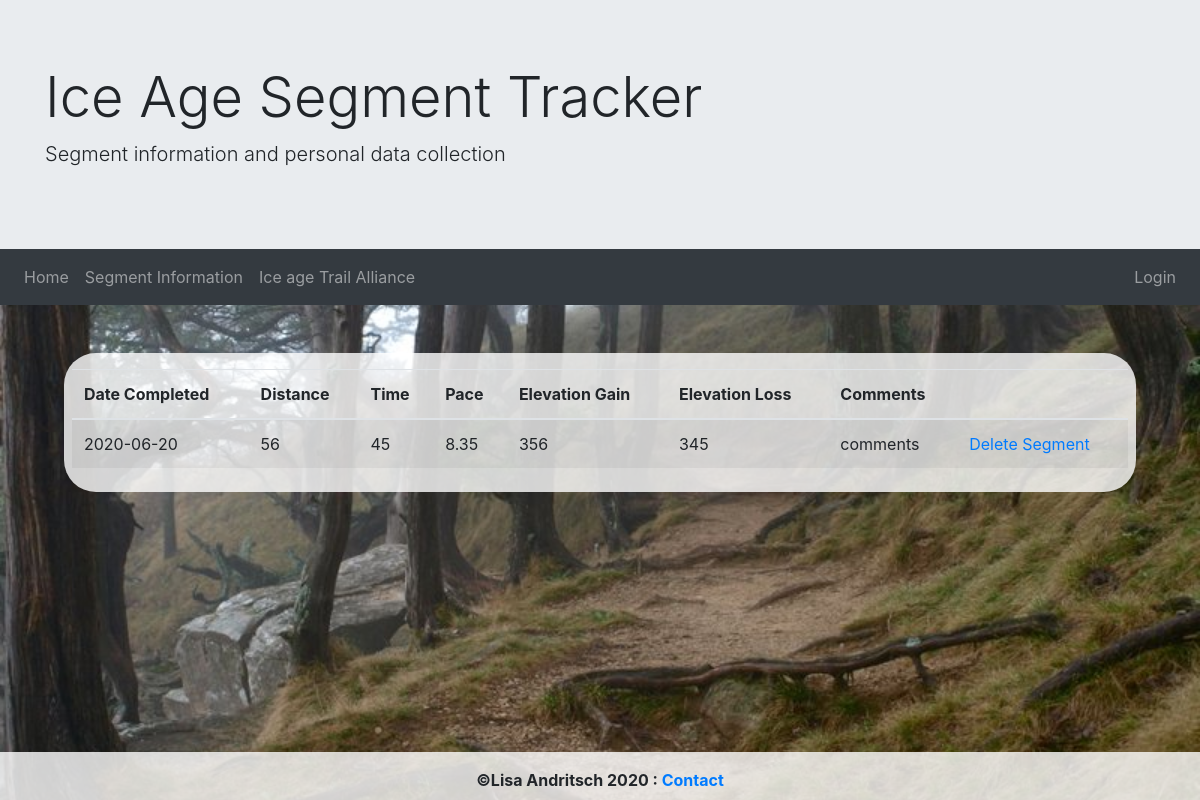
Page /completedSegment.php?completedId=3 on the committed database.
### tables this page shows
CREATE TABLE `usersegments` (
  `completedID` int NOT NULL AUTO_INCREMENT,
  `userID` int NOT NULL,
  `segmentID` int NOT NULL,
  `DateCompleted` date NOT NULL,
  `distance` int DEFAULT NULL,
  `time` int DEFAULT NULL,
  `Pace` double DEFAULT NULL,
  `elevationGain` int DEFAULT NULL,
  `elevationLoss` int DEFAULT NULL,
  `comments` varchar(250) DEFAULT NULL,
  PRIMARY KEY (`completedID`),
  KEY `segment` (`userID`,`segmentID`),
  KEY `segmentFK` (`segmentID`),
  CONSTRAINT `segmentFK` FOREIGN KEY (`segmentID`) REFERENCES `segmentinfo` (`ID`) ON DELETE CASCADE ON UPDATE CASCADE,
  CONSTRAINT `userFK` FOREIGN KEY (`userID`) REFERENCES `userinfo` (`ID`) ON DELETE CASCADE ON UPDATE CASCADE
);

### Views/MySegmentView.php (the view, shortened to what this page needs)
<?php
    function getCompletedSegment($segmentId) {
        $dbc = mysqli_connect('localhost', 'lisa', 'bacon', 'iceage');
        $segmentQuery = "SELECT * FROM usersegments WHERE completedID = $segmentId";
        $result = $dbc->query($segmentQuery)
                or die(mysqli_error($dbc));
        $tableInfo = '';
        while ($row = mysqli_fetch_array($result)) {
            $tableInfo .= "<tr><td>".$row[3]."</td><td>".$row[4]."</td><td>".$row[5]."</td><td>".$row[6]."</td><td>".$row[7]."</td><td>".$row[8]."</td><td>".$row[9]."</td><td><a href='deleteSegment.php?segmentId=".$segmentId."'>Delete Segment</a></td></tr>";
        }
        return $tableInfo;
    }
?>

### styles.css (style rules this page uses)
body { background-image: url(images/IATCover.jpeg); background-size: cover; background-repeat: no-repeat; background-attachment: fixed; }

### rows in the picture
usersegments: DateCompleted "2020-06-20", distance "56", time "45", Pace "8.35", elevationGain "356", elevationLoss "345", comments "comments"
